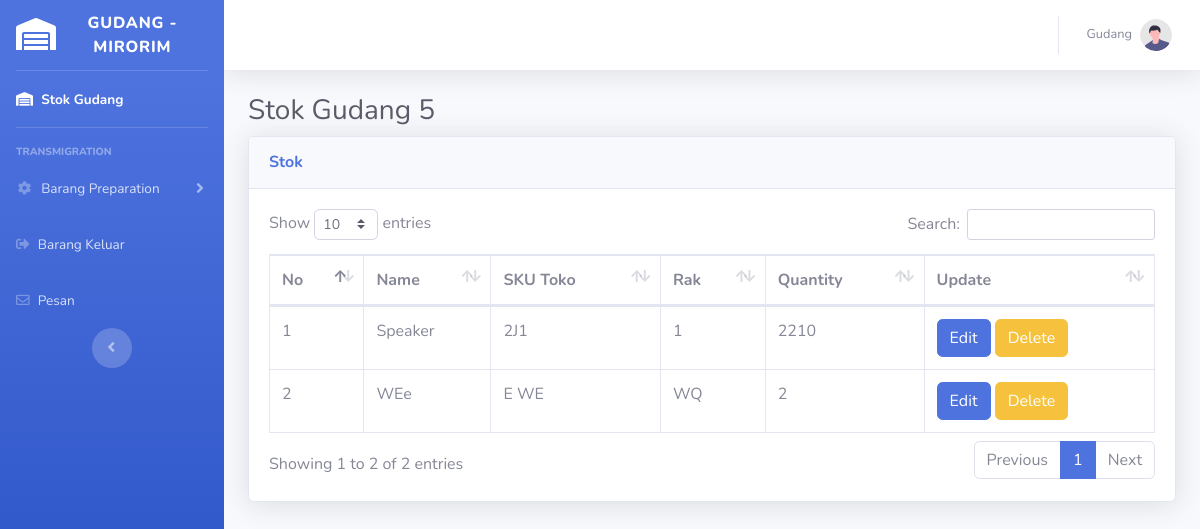
The app's page /gudang/index.php (signed in) with its own data.
### tables this page shows
CREATE TABLE `stok` (
  `idbarang` int(11) NOT NULL,
  `nama` varchar(200) NOT NULL,
  `sku` varchar(200) NOT NULL,
  `quantity` int(11) NOT NULL,
  `rak` varchar(200) NOT NULL
);

### gudang/index.php (the view, shortened to what this page needs)
<?php
require 'function.php';
?>
<!DOCTYPE html>
<html lang="en">
<head>
    <link href="../vendor/fontawesome-free/css/all.min.css" rel="stylesheet" type="text/css">
    <link href="../css/sb-admin-2.min.css" rel="stylesheet">
    <link href="../css/sb-admin-2.css" rel="stylesheet">
    <link href="../vendor/datatables/dataTables.bootstrap4.min.css" rel="stylesheet">
</head>
<body id="page-top">
    <div id="wrapper">
        <ul class="navbar-nav bg-gradient-primary sidebar sidebar-dark accordion" id="accordionSidebar">
            <a class="sidebar-brand d-flex align-items-center justify-content-center" href="index.php">
                <div class="sidebar-brand-icon">
                    <i class="fas fa-warehouse"></i>
                </div>
                <div class="sidebar-brand-text mx-3">Gudang - Mirorim</div>
            </a>
            <hr class="sidebar-divider my-0">
            <li class="nav-item active">
                <a class="nav-link" href="index.php">
                    <i class="fas fa-warehouse"></i>
                    <span>Stok Gudang</span></a>
            </li>
            <hr class="sidebar-divider">
            <div class="sidebar-heading">
                Transmigration
            </div>
            <li class="nav-item">
                <a class="nav-link collapsed" href="#" data-toggle="collapse" data-target="#collapseTwo"
                    aria-expanded="true" aria-controls="collapseTwo">
                    <i class="fas fa-fw fa-cog"></i>
                    <span>Barang Preparation</span>
                </a>
            </li>
            <li class="nav-item">
                <a class="nav-link" href="barangkeluar.php">
                    <i class="fas fa-sign-out-alt"></i>
                    <span>Barang Keluar</span></a>
            </li>
            <li class="nav-item">
                <a class="nav-link" href="pesan.php">
                    <i class="far fa-envelope"></i>
                    <span>Pesan</span></a>
            </li>
            <div class="text-center d-none d-md-inline">
                <button class="rounded-circle border-0" id="sidebarToggle"></button>
            </div>
        </ul>
        <div id="content-wrapper" class="d-flex flex-column">
            <div id="content">
                <nav class="navbar navbar-expand navbar-light bg-white topbar mb-4 static-top shadow">
                    <ul class="navbar-nav ml-auto">
                        <li class="nav-item dropdown no-arrow">
                            <a class="nav-link dropdown-toggle" href="#" id="userDropdown" role="button"
                                data-toggle="dropdown" aria-haspopup="true" aria-expanded="false">
                                <span class="mr-2 d-none d-lg-inline text-gray-600 small">Gudang</span>
                                <img class="img-profile rounded-circle"
                                    src="../img/undraw_profile.svg">
                            </a>
                        </li>
                    </ul>
                </nav>
                <div class="container-fluid">
                    <h1 class="h3 mb-2 text-gray-800">Stok Gudang 5</h1>
                    <div class="card shadow mb-4">
                        <div class="card-header py-3">
                            <h6 class="m-0 font-weight-bold text-primary">Stok</h6>
                        </div>
                        <div class="card-body">
                            <div class="table-responsive">
                                <table class="table table-bordered" id="dataTable" width="100%" cellspacing="0">
                                    <thead>
                                        <tr>
                                            <th>No</th>
                                            <th>Name</th>
                                            <th>SKU Toko</th>
                                            <th>Rak</th>
                                            <th>Quantity</th>
                                            <th>Update</th>
                                        </tr>
                                    </thead>
                                    <tbody>
                                        <?php
                                            $ambilsemuadatastok = mysqli_query($conn, "SELECT * FROM stok");
                                            $i = 1;
                                            while($data=mysqli_fetch_array($ambilsemuadatastok)){
                                                $idb = $data['idbarang'];
                                                $namabarang = $data['nama'];
                                                $quantity = $data['quantity'];
                                                $sku = $data['sku'];
                                                $rak = $data['rak'];
                                        ?>
                                        <tr>
                                            <td><?=$i++;?></td>
                                            <td><?=$namabarang;?></td>
                                            <td class="text-uppercase"><?=$sku;?></td>
                                            <td><?=$rak;?></td>
                                            <td><?=$quantity;?></td>
                                            <td><button type="button" class="btn btn-primary" data-toggle="modal" data-target="#edit<?=$idb;?>">
                                                Edit</button>
                                                <button type="button" class="btn btn-warning" data-toggle="modal" data-target="#delete<?=$idb;?>">
                                                Delete</button>
                                            </td>
                                        </tr>
                                        <?php
                                            };
                                        ?>
                                    </tbody>
                                </table>
                            </div>
                        </div>
                    </div>
                </div>
            </div>
        </div>
    </div>
</body>
</html>

### records on screen
stok: nama "Speaker", sku "2J1", rak "1", quantity "2210"
stok: nama "WEe", sku "E WE", rak "WQ", quantity "2"
